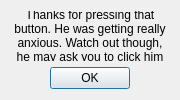
<?xml version="1.0" encoding="UTF-8"?>
<ui version="4.0">
 <class>Dialog</class>
 <widget class="QDialog" name="Dialog">
  <property name="geometry">
   <rect>
    <x>0</x>
    <y>0</y>
    <width>180</width>
    <height>100</height>
   </rect>
  </property>
  <property name="windowTitle">
   <string>Thanks</string>
  </property>
  <layout class="QFormLayout" name="formLayout">
   <item row="0" column="0" colspan="2">
    <widget class="QLabel" name="label">
     <property name="text">
      <string>Thanks for pressing that button. He was getting really anxious. Watch out though, he may ask you to click him again.</string>
     </property>
     <property name="alignment">
      <set>Qt::AlignCenter</set>
     </property>
     <property name="wordWrap">
      <bool>true</bool>
     </property>
    </widget>
   </item>
   <item row="1" column="0" colspan="2">
    <widget class="QDialogButtonBox" name="buttonBox">
     <property name="orientation">
      <enum>Qt::Horizontal</enum>
     </property>
     <property name="standardButtons">
      <set>QDialogButtonBox::Ok</set>
     </property>
     <property name="centerButtons">
      <bool>true</bool>
     </property>
    </widget>
   </item>
  </layout>
 </widget>
 <resources/>
 <connections>
  <connection>
   <sender>buttonBox</sender>
   <signal>accepted()</signal>
   <receiver>Dialog</receiver>
   <slot>accept()</slot>
   <hints>
    <hint type="sourcelabel">
     <x>248</x>
     <y>254</y>
    </hint>
    <hint type="destinationlabel">
     <x>157</x>
     <y>274</y>
    </hint>
   </hints>
  </connection>
  <connection>
   <sender>buttonBox</sender>
   <signal>rejected()</signal>
   <receiver>Dialog</receiver>
   <slot>reject()</slot>
   <hints>
    <hint type="sourcelabel">
     <x>316</x>
     <y>260</y>
    </hint>
    <hint type="destinationlabel">
     <x>286</x>
     <y>274</y>
    </hint>
   </hints>
  </connection>
 </connections>
</ui>
